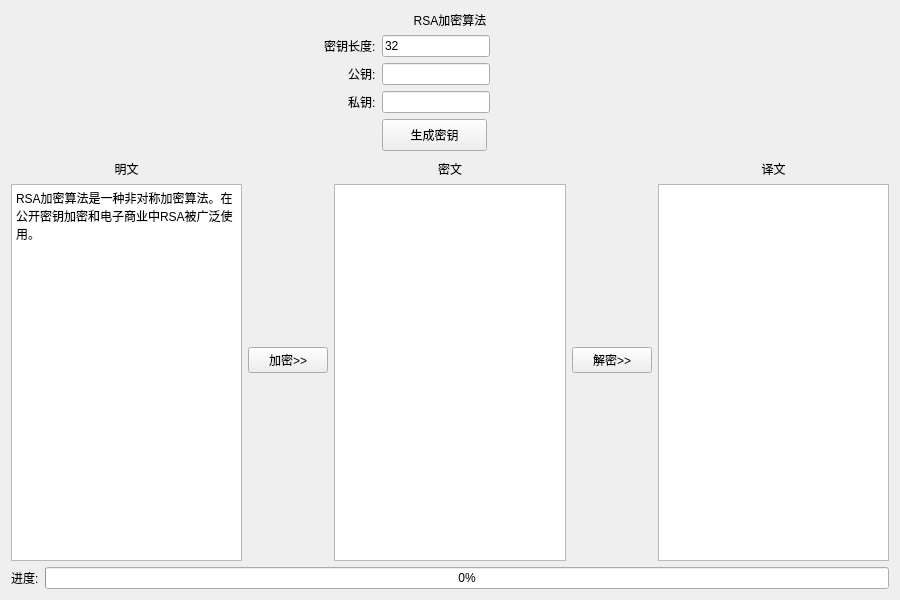
<?xml version="1.0" encoding="UTF-8"?>
<ui version="4.0">
 <class>Widget</class>
 <widget class="QWidget" name="Widget">
  <property name="geometry">
   <rect>
    <x>0</x>
    <y>0</y>
    <width>900</width>
    <height>600</height>
   </rect>
  </property>
  <property name="minimumSize">
   <size>
    <width>900</width>
    <height>600</height>
   </size>
  </property>
  <property name="maximumSize">
   <size>
    <width>900</width>
    <height>600</height>
   </size>
  </property>
  <property name="windowTitle">
   <string>RSA非对称加密算法</string>
  </property>
  <property name="styleSheet">
   <string notr="true">*{
font: 14pt &quot;幼圆&quot;;
}</string>
  </property>
  <layout class="QVBoxLayout" name="verticalLayout_4">
   <item>
    <widget class="QLabel" name="label_4">
     <property name="text">
      <string>RSA加密算法</string>
     </property>
     <property name="alignment">
      <set>Qt::AlignCenter</set>
     </property>
    </widget>
   </item>
   <item>
    <layout class="QFormLayout" name="formLayout">
     <property name="fieldGrowthPolicy">
      <enum>QFormLayout::FieldsStayAtSizeHint</enum>
     </property>
     <property name="labelAlignment">
      <set>Qt::AlignRight|Qt::AlignTrailing|Qt::AlignVCenter</set>
     </property>
     <property name="formAlignment">
      <set>Qt::AlignHCenter|Qt::AlignTop</set>
     </property>
     <item row="0" column="0">
      <widget class="QLabel" name="Label_3">
       <property name="text">
        <string>密钥长度:</string>
       </property>
      </widget>
     </item>
     <item row="0" column="1">
      <widget class="QLineEdit" name="LineEditLength">
       <property name="text">
        <string>32</string>
       </property>
      </widget>
     </item>
     <item row="1" column="0">
      <widget class="QLabel" name="Label">
       <property name="text">
        <string>公钥:</string>
       </property>
      </widget>
     </item>
     <item row="1" column="1">
      <widget class="QLineEdit" name="LineEditPublic">
       <property name="readOnly">
        <bool>true</bool>
       </property>
      </widget>
     </item>
     <item row="2" column="0">
      <widget class="QLabel" name="Label_2">
       <property name="text">
        <string>私钥:</string>
       </property>
      </widget>
     </item>
     <item row="2" column="1">
      <widget class="QLineEdit" name="LineEditPrivate">
       <property name="readOnly">
        <bool>true</bool>
       </property>
      </widget>
     </item>
     <item row="3" column="0">
      <widget class="QLabel" name="Label_4">
       <property name="text">
        <string> </string>
       </property>
      </widget>
     </item>
     <item row="3" column="1">
      <widget class="QWidget" name="Widget_2" native="true">
       <property name="minimumSize">
        <size>
         <width>200</width>
         <height>35</height>
        </size>
       </property>
       <widget class="QPushButton" name="pushButtonGenerate">
        <property name="geometry">
         <rect>
          <x>0</x>
          <y>0</y>
          <width>105</width>
          <height>32</height>
         </rect>
        </property>
        <property name="sizePolicy">
         <sizepolicy hsizetype="Preferred" vsizetype="Fixed">
          <horstretch>0</horstretch>
          <verstretch>0</verstretch>
         </sizepolicy>
        </property>
        <property name="maximumSize">
         <size>
          <width>5000</width>
          <height>16777215</height>
         </size>
        </property>
        <property name="text">
         <string>生成密钥</string>
        </property>
       </widget>
      </widget>
     </item>
    </layout>
   </item>
   <item>
    <layout class="QHBoxLayout" name="horizontalLayout">
     <item>
      <layout class="QVBoxLayout" name="verticalLayout">
       <item>
        <widget class="QLabel" name="label">
         <property name="text">
          <string>明文</string>
         </property>
         <property name="alignment">
          <set>Qt::AlignCenter</set>
         </property>
        </widget>
       </item>
       <item>
        <widget class="QPlainTextEdit" name="plainTextEditText">
         <property name="plainText">
          <string>RSA加密算法是一种非对称加密算法。在公开密钥加密和电子商业中RSA被广泛使用。</string>
         </property>
        </widget>
       </item>
      </layout>
     </item>
     <item>
      <widget class="QPushButton" name="pushButtonEncode">
       <property name="text">
        <string>加密&gt;&gt;</string>
       </property>
      </widget>
     </item>
     <item>
      <layout class="QVBoxLayout" name="verticalLayout_2">
       <item>
        <widget class="QLabel" name="label_2">
         <property name="text">
          <string>密文</string>
         </property>
         <property name="alignment">
          <set>Qt::AlignCenter</set>
         </property>
        </widget>
       </item>
       <item>
        <widget class="QPlainTextEdit" name="plainTextEditCipher">
         <property name="readOnly">
          <bool>true</bool>
         </property>
        </widget>
       </item>
      </layout>
     </item>
     <item>
      <widget class="QPushButton" name="pushButtonDecode">
       <property name="text">
        <string>解密&gt;&gt;</string>
       </property>
      </widget>
     </item>
     <item>
      <layout class="QVBoxLayout" name="verticalLayout_3">
       <item>
        <widget class="QLabel" name="label_3">
         <property name="text">
          <string>译文</string>
         </property>
         <property name="alignment">
          <set>Qt::AlignCenter</set>
         </property>
        </widget>
       </item>
       <item>
        <widget class="QPlainTextEdit" name="plainTextEditDecode">
         <property name="readOnly">
          <bool>true</bool>
         </property>
        </widget>
       </item>
      </layout>
     </item>
    </layout>
   </item>
   <item>
    <layout class="QHBoxLayout" name="horizontalLayout_2">
     <item>
      <widget class="QLabel" name="label_5">
       <property name="text">
        <string>进度:</string>
       </property>
      </widget>
     </item>
     <item>
      <widget class="QProgressBar" name="progressBar">
       <property name="value">
        <number>0</number>
       </property>
       <property name="alignment">
        <set>Qt::AlignCenter</set>
       </property>
      </widget>
     </item>
    </layout>
   </item>
  </layout>
 </widget>
 <layoutdefault spacing="6" margin="11"/>
 <resources/>
 <connections/>
</ui>
